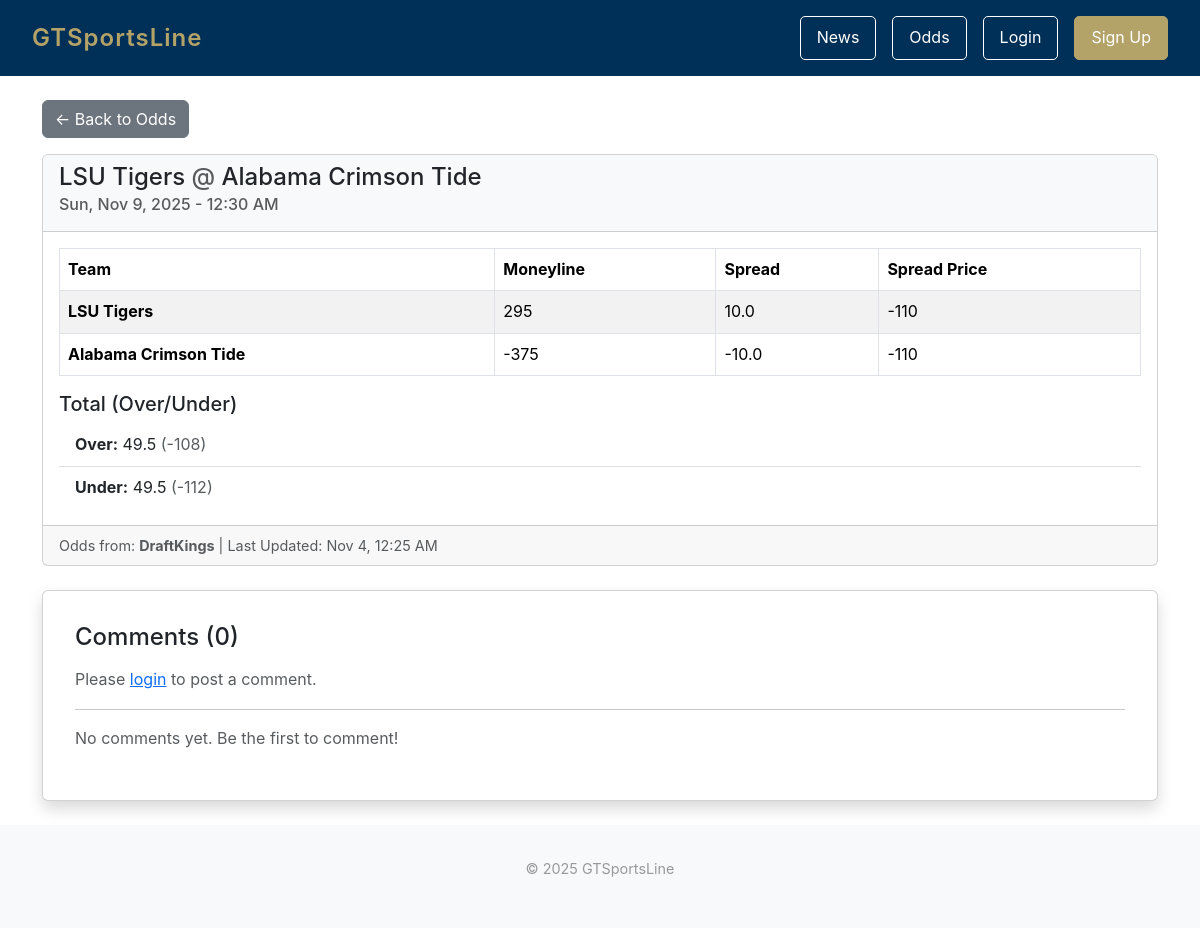
The page /odds/1/ on the database as committed earlier.
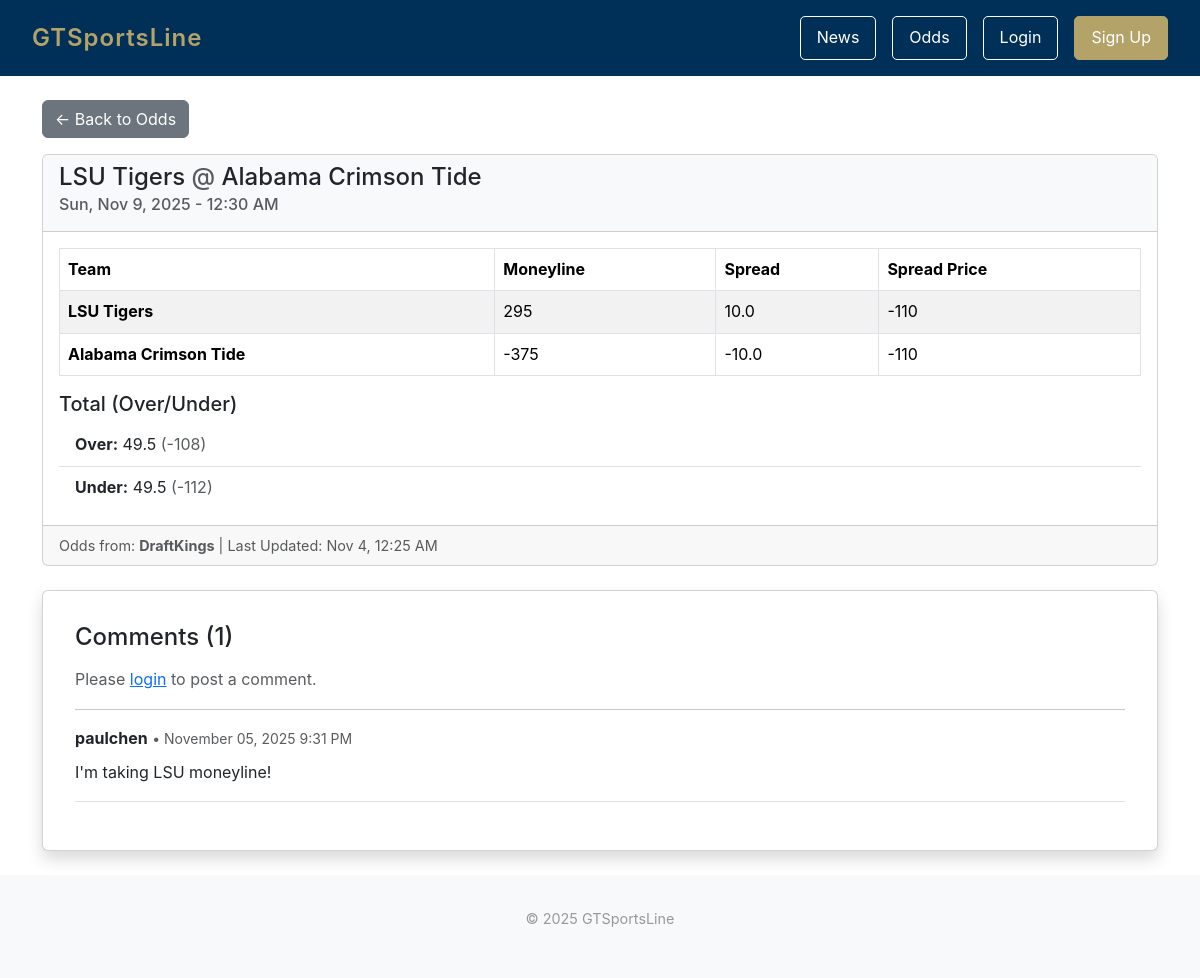
The same page on the database as committed later.
### odds/models.py (models this page shows, shortened)
class BetComment(models.Model):
    game = models.ForeignKey(Game, on_delete=models.CASCADE, related_name='comments')
    author = models.ForeignKey(User, on_delete=models.CASCADE)
    content = models.TextField(max_length=1000)
    created_at = models.DateTimeField(auto_now_add=True)
    class Meta:
        ordering = ['created_at']

### odds/views.py (the view)
# urls.py: path('<int:game_id>/', views.game_detail_view, name='game_detail'),
def game_detail_view(request, game_id):
    game = get_object_or_404(Game, id=game_id)
    comments = game.comments.all()
    is_saved = False
    if request.user.is_authenticated:
        is_saved = SavedBet.objects.filter(user=request.user, game=game).exists()
    if request.method == 'POST' and request.user.is_authenticated:
        form = BetCommentForm(request.POST)
        if form.is_valid():
            comment = form.save(commit=False)
            comment.game = game
            comment.author = request.user
            comment.save()
            return redirect('odds:game_detail', game_id=game_id)
    else:
        form = BetCommentForm()
    context = {
        'game': game,
        'comments': comments,
        'comment_form': form,
        'is_saved': is_saved,
    }
    return render(request, 'odds/game_detail.html', context)

### odds/templates/odds/game_detail.html (shortened to what this page needs)
{% extends 'base.html' %}
{% block content %}
<div class="container mt-4">
    <div class="mb-3 d-flex justify-content-between align-items-center">
        <a href="{% url 'odds:odds_list' %}" class="btn btn-secondary">← Back to Odds</a>
    </div>
    <div class="card mb-4">
        <div class="card-header bg-light">
            <h4>
                {{ game.away_team }}
                <span class="text-muted">@</span>
                {{ game.home_team }}
            </h4>
            <h6 class="card-subtitle mb-2 text-muted">
                {{ game.game_time|date:"D, M j, Y - g:i A" }}
            </h6>
        </div>
        <div class="card-body">
            <table class="table table-striped table-bordered">
                <thead class="thead-dark">
                    <tr>
                        <th>Team</th>
                        <th>Moneyline</th>
                        <th>Spread</th>
                        <th>Spread Price</th>
                    </tr>
                </thead>
                <tbody>
                    <tr>
                        <td><strong>{{ game.away_team }}</strong></td>
                        <td>{{ game.away_team_moneyline }}</td>
                        <td>{{ game.away_team_spread }}</td>
                        <td>{{ game.away_team_spread_price }}</td>
                    </tr>
                    <tr>
                        <td><strong>{{ game.home_team }}</strong></td>
                        <td>{{ game.home_team_moneyline }}</td>
                        <td>{{ game.home_team_spread }}</td>
                        <td>{{ game.home_team_spread_price }}</td>
                    </tr>
                </tbody>
            </table>
            <h5 class="mt-3">Total (Over/Under)</h5>
            <ul class="list-group list-group-flush">
                <li class="list-group-item">
                    <strong>Over:</strong> {{ game.total_over }}
                    <span class="text-muted">({{ game.total_over_price }})</span>
                </li>
                <li class="list-group-item">
                    <strong>Under:</strong> {{ game.total_under }}
                    <span class="text-muted">({{ game.total_under_price }})</span>
                </li>
            </ul>
        </div>
        <div class="card-footer text-muted" style="font-size: 0.9rem;">
            Odds from: <strong>{{ game.bookmaker_name }}</strong>
            | Last Updated: {{ game.last_updated|date:"M j, g:i A" }}
        </div>
    </div>
    <div class="card shadow p-3 mb-4 rounded">
        <div class="card-body">
            <h4 class="mb-3">Comments ({{ comments|length }})</h4>
            {% if user.is_authenticated %}
            <form method="POST" class="mb-4">
                {% csrf_token %}
                <div class="mb-2">
                    {{ comment_form.content }}
                </div>
                <button type="submit" class="btn btn-primary">Post Comment</button>
            </form>
            {% else %}
            <p class="text-muted">Please <a href="{% url 'accounts.login' %}">login</a> to post a comment.</p>
            {% endif %}
            <hr>
            {% if comments %}
                {% for comment in comments %}
                <div class="mb-3 pb-3 border-bottom">
                    <div class="d-flex justify-content-between align-items-start">
                        <div class="flex-grow-1">
                            <strong>{{ comment.author.username }}</strong>
                            <small class="text-muted"> • {{ comment.created_at|date:"F d, Y g:i A" }}</small>
                            <p class="mt-2 mb-0">{{ comment.content }}</p>
                        </div>
                    </div>
                </div>
                {% endfor %}
            {% else %}
                <p class="text-muted">No comments yet. Be the first to comment!</p>
            {% endif %}
        </div>
    </div>
</div>
{% endblock %}

Rows that differ between the two databases and show on the page:
added BetComment: author.username "paulchen", created_at "November 05, 2025 9:31 PM", content "I'm taking LSU moneyline!"
Other text that changed with them:
{{ comments|length }}: "0" → "1"
text no longer shown: "No comments yet. Be the first to comment!"
